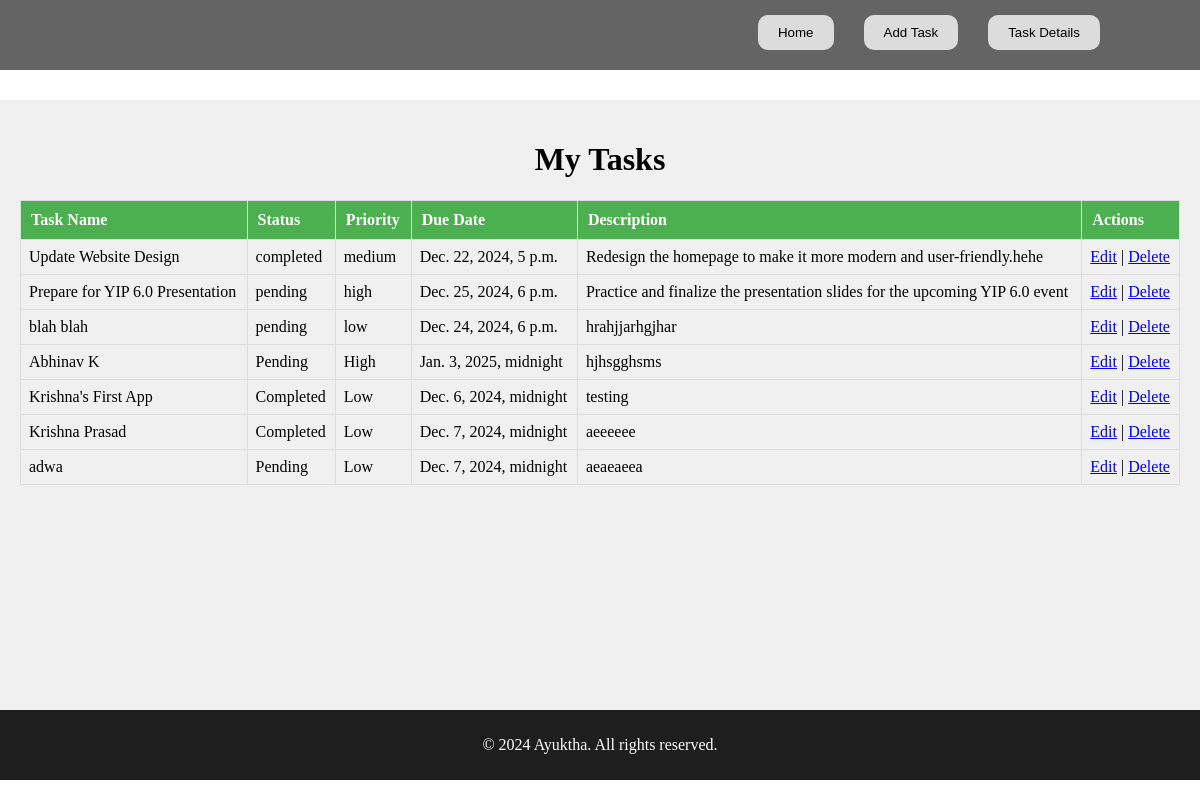
Page /task/ on the committed database.
### Main_files/models.py (models this page shows, shortened)
class Task(models.Model):
    name = models.CharField(max_length=200)
    description = models.TextField(blank=True, null=True)
    STATUS_CHOICES = [
        ('pending', 'Pending'),
        ('completed', 'Completed'),
    ]
    status = models.CharField(max_length=10, choices=STATUS_CHOICES, default='pending')
    due_date = models.DateTimeField(null=True, blank=True)
    PRIORITY_CHOICES = [
        ('low', 'Low'),
        ('medium', 'Medium'),
        ('high', 'High'),
    ]
    priority = models.CharField(max_length=10, choices=PRIORITY_CHOICES, default='medium')
    created_at = models.DateTimeField(auto_now_add=True)
    updated_at = models.DateTimeField(auto_now=True)

### Main_files/views.py (the view)
# urls.py: path("task/", views.Tasks, name='task'),
def Tasks(request):
    tasks = Task.objects.all()
    return render(request, 'Task.html', {'tasks': tasks})

### Main_files/templates/Task.html (shortened to what this page needs)
<!DOCTYPE html>
{% load static %}
<html>
    <head>
        <link rel="stylesheet" href="{% static 'css/Task.css' %}">
    </head>
    <body>
        <header>
            <ul class="header">
                <li class="header"><button onclick="home()">Home</button></li>
                <li class="header"><button onclick="add_task()">Add Task</button></li>
                <li class="header"><button onclick="task_details()">Task Details</button></li>
            </ul>
        </header>
        <div class="container">
            <h1>My Tasks</h1>
            <table border="1">
                <thead>
                    <tr>
                        <th>Task Name</th>
                        <th>Status</th>
                        <th>Priority</th>
                        <th>Due Date</th>
                        <th>Description</th>
                        <th>Actions</th>
                    </tr>
                </thead>
                <tbody>
                    {% for task in tasks %}
                        <tr>
                            <td>{{ task.name }}</td>
                            <td>{{ task.status }}</td>
                            <td>{{ task.priority }}</td>
                            <td>{{ task.due_date }}</td>
                            <td>{{ task.description }}</td>
                            <td>
                                <a href="{% url 'edit_task' task.id %}">Edit</a> |
                                <a href="{% url 'delete_task' task.id %}" onclick="return confirm('Are you sure you want to delete this task?')">Delete</a>
                            </td>
                        </tr>
                    {% empty %}
                        <tr>
                            <td colspan="5">No tasks available.</td>
                        </tr>
                    {% endfor %}
                </tbody>
            </table>
        </div>
        <footer>
            <p>&copy; 2024 Ayuktha. All rights reserved.</p>
        </footer>
    </body>
</html>

### Main_files/static/css/Task.css (style rules this page uses)
html,body { margin: 0px; background-color: white; background-image: url('https://imgs.search.brave.com/_D9UNEBAEDZfj1fm70wiQJ16mSFhtB-4q8MLd1acFYQ/rs:fit:860:0:0:0/g:ce/aHR0cHM6Ly9jZG4u/d2FsbHBhcGVyc2Fm/YXJpLmNvbS85Ni81/OC9jSkRyYlIuanBn'); background-repeat: no-repeat; background-size: cover; }
header { background-color: rgb(100, 100, 100); height: 70px; }
ul.header { list-style-type: none; display: flex; justify-content: flex-end; margin-right: 100px; gap:20px; margin-top: 0px; }
li.header { margin-left: 10px; margin-top: 15px; }
button { padding: 10px 20px; background-color: rgb(220, 220, 220); border: none; border-radius: 10px; transition: background-color 0.3s; cursor: pointer; }
h1 { text-align: center; flex-direction: column; }
.container { margin-top: 30px; background-color: rgb(240, 240, 240); padding: 20px; height: 570px; }
footer { background-color: rgb(30, 30, 30); color: white; text-align: center; padding: 10px 0; }
table { width: 100%; border-collapse: collapse; margin: 20px 0; }
th { background-color: #4CAF50; color: white; padding: 10px; text-align: left; }
td { padding: 8px; text-align: left; border: 1px solid #ddd; }
table, th, td { border: 1px solid #ddd; }

### rows in the picture
Task: name "Update Website Design", status "completed", priority "medium", due_date "Dec. 22, 2024, 5 p.m.", description "Redesign the homepage to make it more modern and user-friendly.hehe"
Task: name "Prepare for YIP 6.0 Presentation", status "pending", priority "high", due_date "Dec. 25, 2024, 6 p.m.", description "Practice and finalize the presentation slides for the upcoming YIP 6.0 event"
Task: name "blah blah", status "pending", priority "low", due_date "Dec. 24, 2024, 6 p.m.", description "hrahjjarhgjhar"
Task: name "Abhinav K", status "Pending", priority "High", due_date "Jan. 3, 2025, midnight", description "hjhsgghsms"
Task: name "Krishna's First App", status "Completed", priority "Low", due_date "Dec. 6, 2024, midnight", description "testing"
Task: name "Krishna Prasad", status "Completed", priority "Low", due_date "Dec. 7, 2024, midnight", description "aeeeeee"
Task: name "adwa", status "Pending", priority "Low", due_date "Dec. 7, 2024, midnight", description "aeaeaeea"
